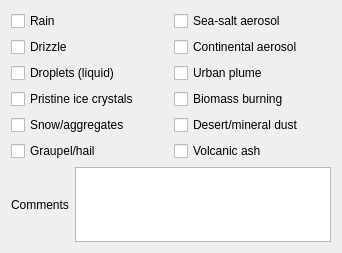
          <widget class="QWidget" name="page_6">
           <attribute name="label">
            <string>Cloud, Precipitation and Aerosol Particles Sampled</string>
           </attribute>
           <layout class="QVBoxLayout" name="verticalLayout_21">
            <item>
             <layout class="QHBoxLayout" name="horizontalLayout_25">
              <item>
               <layout class="QVBoxLayout" name="verticalLayout_19">
                <item>
                 <widget class="QCheckBox" name="rainCheck">
                  <property name="text">
                   <string>Rain</string>
                  </property>
                 </widget>
                </item>
                <item>
                 <widget class="QCheckBox" name="drizzleCheck">
                  <property name="text">
                   <string>Drizzle</string>
                  </property>
                 </widget>
                </item>
                <item>
                 <widget class="QCheckBox" name="dropletsCheck">
                  <property name="text">
                   <string>Droplets (liquid)</string>
                  </property>
                 </widget>
                </item>
                <item>
                 <widget class="QCheckBox" name="pristineIceCrystalsCheck">
                  <property name="text">
                   <string>Pristine ice crystals</string>
                  </property>
                 </widget>
                </item>
                <item>
                 <widget class="QCheckBox" name="snowOrAggregatesCheck">
                  <property name="text">
                   <string>Snow/aggregates</string>
                  </property>
                 </widget>
                </item>
                <item>
                 <widget class="QCheckBox" name="graupelOrHailCheck">
                  <property name="text">
                   <string>Graupel/hail</string>
                  </property>
                 </widget>
                </item>
               </layout>
              </item>
              <item>
               <layout class="QVBoxLayout" name="verticalLayout_20">
                <item>
                 <widget class="QCheckBox" name="seaSaltAerosolCheck">
                  <property name="text">
                   <string>Sea-salt aerosol</string>
                  </property>
                 </widget>
                </item>
                <item>
                 <widget class="QCheckBox" name="continentalAerosolCheck">
                  <property name="text">
                   <string>Continental aerosol</string>
                  </property>
                 </widget>
                </item>
                <item>
                 <widget class="QCheckBox" name="urbanPlumeCheck">
                  <property name="text">
                   <string>Urban plume</string>
                  </property>
                 </widget>
                </item>
                <item>
                 <widget class="QCheckBox" name="biomassBurningCheck">
                  <property name="text">
                   <string>Biomass burning</string>
                  </property>
                 </widget>
                </item>
                <item>
                 <widget class="QCheckBox" name="desertOrMineralDustCheck">
                  <property name="text">
                   <string>Desert/mineral dust</string>
                  </property>
                 </widget>
                </item>
                <item>
                 <widget class="QCheckBox" name="volcanicAshCheck">
                  <property name="text">
                   <string>Volcanic ash</string>
                  </property>
                 </widget>
                </item>
               </layout>
              </item>
             </layout>
            </item>
            <item>
             <layout class="QHBoxLayout" name="horizontalLayout_26">
              <item>
               <widget class="QLabel" name="label_18">
                <property name="text">
                 <string>Comments</string>
                </property>
               </widget>
              </item>
              <item>
               <widget class="QTextEdit" name="PSOtherTextBox">
                <property name="maximumSize">
                 <size>
                  <width>16777215</width>
                  <height>75</height>
                 </size>
                </property>
               </widget>
              </item>
             </layout>
            </item>
           </layout>
          </widget>
